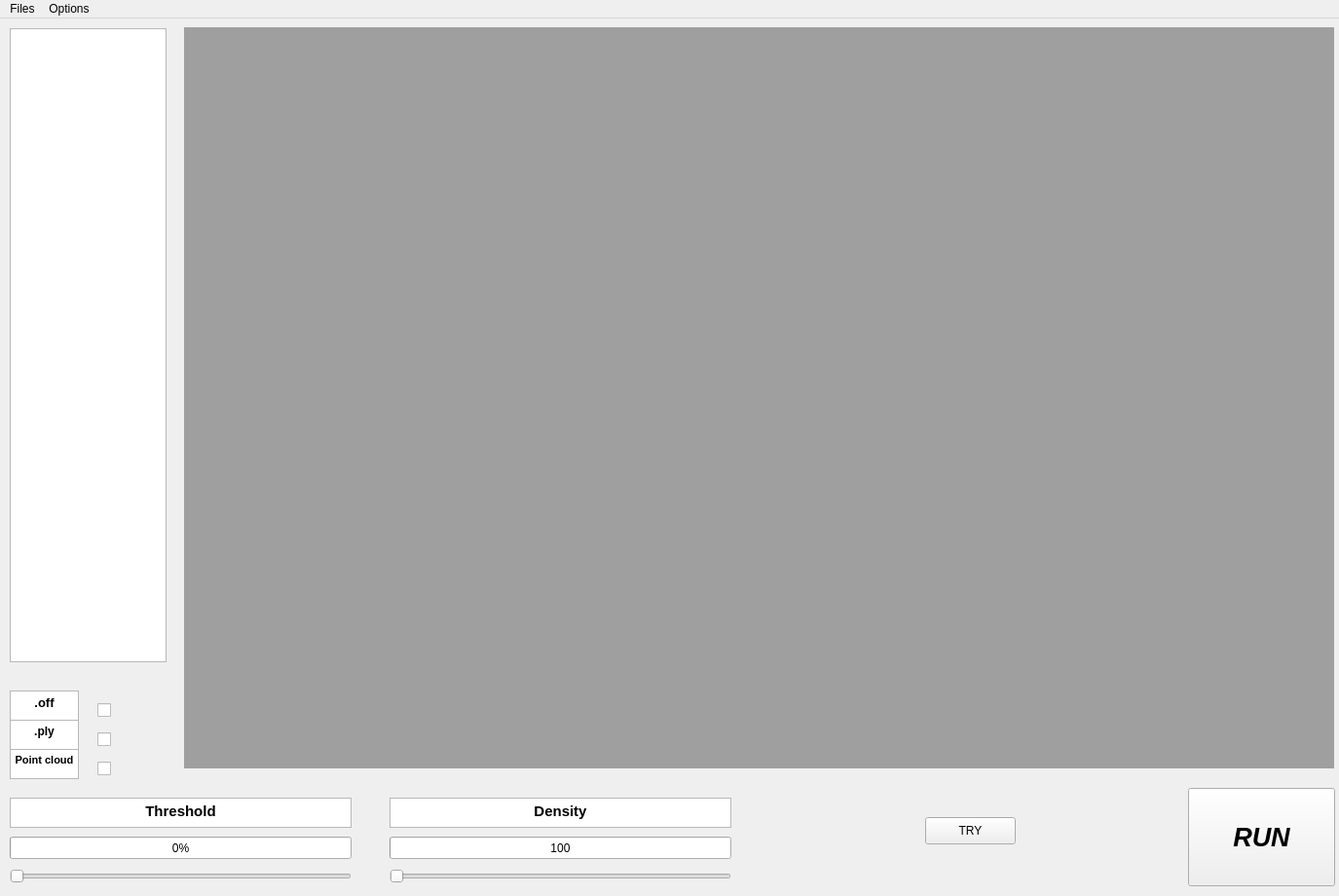
<?xml version="1.0" encoding="UTF-8"?>
<ui version="4.0">
 <class>MainWindow</class>
 <widget class="QMainWindow" name="MainWindow">
  <property name="geometry">
   <rect>
    <x>0</x>
    <y>0</y>
    <width>1375</width>
    <height>920</height>
   </rect>
  </property>
  <property name="windowTitle">
   <string>MainWindow</string>
  </property>
  <widget class="QWidget" name="centralwidget">
   <widget class="QToolButton" name="RunButton">
    <property name="geometry">
     <rect>
      <x>1220</x>
      <y>790</y>
      <width>151</width>
      <height>101</height>
     </rect>
    </property>
    <property name="font">
     <font>
      <pointsize>20</pointsize>
      <italic>true</italic>
      <bold>true</bold>
     </font>
    </property>
    <property name="text">
     <string>RUN</string>
    </property>
   </widget>
   <widget class="QWidget" name="widget" native="true">
    <property name="geometry">
     <rect>
      <x>0</x>
      <y>790</y>
      <width>1201</width>
      <height>101</height>
     </rect>
    </property>
    <property name="palette">
     <palette>
      <active/>
      <inactive/>
      <disabled/>
     </palette>
    </property>
    <widget class="QSlider" name="SliderThreshold">
     <property name="geometry">
      <rect>
       <x>10</x>
       <y>80</y>
       <width>351</width>
       <height>22</height>
      </rect>
     </property>
     <property name="maximum">
      <number>100</number>
     </property>
     <property name="orientation">
      <enum>Qt::Horizontal</enum>
     </property>
    </widget>
    <widget class="QTextBrowser" name="ThresholdText">
     <property name="geometry">
      <rect>
       <x>10</x>
       <y>10</y>
       <width>351</width>
       <height>31</height>
      </rect>
     </property>
     <property name="html">
      <string>&lt;!DOCTYPE HTML PUBLIC &quot;-//W3C//DTD HTML 4.0//EN&quot; &quot;http://www.w3.org/TR/REC-html40/strict.dtd&quot;&gt;
&lt;html&gt;&lt;head&gt;&lt;meta name=&quot;qrichtext&quot; content=&quot;1&quot; /&gt;&lt;meta charset=&quot;utf-8&quot; /&gt;&lt;style type=&quot;text/css&quot;&gt;
p, li { white-space: pre-wrap; }
&lt;/style&gt;&lt;/head&gt;&lt;body style=&quot; font-family:'Segoe UI'; font-size:9pt; font-weight:400; font-style:normal;&quot;&gt;
&lt;p align=&quot;center&quot; style=&quot; margin-top:0px; margin-bottom:0px; margin-left:0px; margin-right:0px; -qt-block-indent:0; text-indent:0px;&quot;&gt;&lt;span style=&quot; font-size:11pt; font-weight:704;&quot;&gt;Threshold&lt;/span&gt;&lt;/p&gt;&lt;/body&gt;&lt;/html&gt;</string>
     </property>
    </widget>
    <widget class="QProgressBar" name="progressBarThreshold">
     <property name="geometry">
      <rect>
       <x>10</x>
       <y>50</y>
       <width>351</width>
       <height>23</height>
      </rect>
     </property>
     <property name="value">
      <number>0</number>
     </property>
    </widget>
    <widget class="QTextBrowser" name="DensityText">
     <property name="geometry">
      <rect>
       <x>400</x>
       <y>10</y>
       <width>351</width>
       <height>31</height>
      </rect>
     </property>
     <property name="html">
      <string>&lt;!DOCTYPE HTML PUBLIC &quot;-//W3C//DTD HTML 4.0//EN&quot; &quot;http://www.w3.org/TR/REC-html40/strict.dtd&quot;&gt;
&lt;html&gt;&lt;head&gt;&lt;meta name=&quot;qrichtext&quot; content=&quot;1&quot; /&gt;&lt;meta charset=&quot;utf-8&quot; /&gt;&lt;style type=&quot;text/css&quot;&gt;
p, li { white-space: pre-wrap; }
&lt;/style&gt;&lt;/head&gt;&lt;body style=&quot; font-family:'Segoe UI'; font-size:9pt; font-weight:400; font-style:normal;&quot;&gt;
&lt;p align=&quot;center&quot; style=&quot; margin-top:0px; margin-bottom:0px; margin-left:0px; margin-right:0px; -qt-block-indent:0; text-indent:0px;&quot;&gt;&lt;span style=&quot; font-size:11pt; font-weight:704;&quot;&gt;Density&lt;/span&gt;&lt;/p&gt;&lt;/body&gt;&lt;/html&gt;</string>
     </property>
    </widget>
    <widget class="QProgressBar" name="progressBarDensity">
     <property name="geometry">
      <rect>
       <x>400</x>
       <y>50</y>
       <width>351</width>
       <height>23</height>
      </rect>
     </property>
     <property name="minimum">
      <number>100</number>
     </property>
     <property name="maximum">
      <number>10000</number>
     </property>
     <property name="value">
      <number>100</number>
     </property>
     <property name="textVisible">
      <bool>true</bool>
     </property>
     <property name="format">
      <string>%v</string>
     </property>
    </widget>
    <widget class="QSlider" name="SliderDensity">
     <property name="geometry">
      <rect>
       <x>400</x>
       <y>80</y>
       <width>351</width>
       <height>22</height>
      </rect>
     </property>
     <property name="minimum">
      <number>100</number>
     </property>
     <property name="maximum">
      <number>10000</number>
     </property>
     <property name="orientation">
      <enum>Qt::Horizontal</enum>
     </property>
    </widget>
    <widget class="QPushButton" name="TryButton">
     <property name="geometry">
      <rect>
       <x>950</x>
       <y>30</y>
       <width>93</width>
       <height>28</height>
      </rect>
     </property>
     <property name="text">
      <string>TRY</string>
     </property>
    </widget>
   </widget>
   <widget class="QWidget" name="widget_2" native="true">
    <property name="geometry">
     <rect>
      <x>10</x>
      <y>680</y>
      <width>171</width>
      <height>111</height>
     </rect>
    </property>
    <widget class="QWidget" name="widget_3" native="true">
     <property name="geometry">
      <rect>
       <x>0</x>
       <y>10</y>
       <width>151</width>
       <height>101</height>
      </rect>
     </property>
     <widget class="QTextEdit" name="OffText">
      <property name="geometry">
       <rect>
        <x>0</x>
        <y>0</y>
        <width>71</width>
        <height>31</height>
       </rect>
      </property>
      <property name="html">
       <string>&lt;!DOCTYPE HTML PUBLIC &quot;-//W3C//DTD HTML 4.0//EN&quot; &quot;http://www.w3.org/TR/REC-html40/strict.dtd&quot;&gt;
&lt;html&gt;&lt;head&gt;&lt;meta name=&quot;qrichtext&quot; content=&quot;1&quot; /&gt;&lt;meta charset=&quot;utf-8&quot; /&gt;&lt;style type=&quot;text/css&quot;&gt;
p, li { white-space: pre-wrap; }
&lt;/style&gt;&lt;/head&gt;&lt;body style=&quot; font-family:'Segoe UI'; font-size:9pt; font-weight:400; font-style:normal;&quot;&gt;
&lt;p align=&quot;center&quot; style=&quot; margin-top:0px; margin-bottom:0px; margin-left:0px; margin-right:0px; -qt-block-indent:0; text-indent:0px;&quot;&gt;&lt;span style=&quot; font-size:10pt; font-weight:704;&quot;&gt;.off&lt;/span&gt;&lt;/p&gt;&lt;/body&gt;&lt;/html&gt;</string>
      </property>
     </widget>
     <widget class="QTextEdit" name="PlyText">
      <property name="geometry">
       <rect>
        <x>0</x>
        <y>30</y>
        <width>71</width>
        <height>31</height>
       </rect>
      </property>
      <property name="html">
       <string>&lt;!DOCTYPE HTML PUBLIC &quot;-//W3C//DTD HTML 4.0//EN&quot; &quot;http://www.w3.org/TR/REC-html40/strict.dtd&quot;&gt;
&lt;html&gt;&lt;head&gt;&lt;meta name=&quot;qrichtext&quot; content=&quot;1&quot; /&gt;&lt;meta charset=&quot;utf-8&quot; /&gt;&lt;style type=&quot;text/css&quot;&gt;
p, li { white-space: pre-wrap; }
&lt;/style&gt;&lt;/head&gt;&lt;body style=&quot; font-family:'Segoe UI'; font-size:9pt; font-weight:400; font-style:normal;&quot;&gt;
&lt;p align=&quot;center&quot; style=&quot; margin-top:0px; margin-bottom:0px; margin-left:0px; margin-right:0px; -qt-block-indent:0; text-indent:0px;&quot;&gt;&lt;span style=&quot; font-weight:704;&quot;&gt;.ply&lt;/span&gt;&lt;/p&gt;&lt;/body&gt;&lt;/html&gt;</string>
      </property>
     </widget>
     <widget class="QTextEdit" name="PCText">
      <property name="geometry">
       <rect>
        <x>0</x>
        <y>60</y>
        <width>71</width>
        <height>31</height>
       </rect>
      </property>
      <property name="html">
       <string>&lt;!DOCTYPE HTML PUBLIC &quot;-//W3C//DTD HTML 4.0//EN&quot; &quot;http://www.w3.org/TR/REC-html40/strict.dtd&quot;&gt;
&lt;html&gt;&lt;head&gt;&lt;meta name=&quot;qrichtext&quot; content=&quot;1&quot; /&gt;&lt;meta charset=&quot;utf-8&quot; /&gt;&lt;style type=&quot;text/css&quot;&gt;
p, li { white-space: pre-wrap; }
&lt;/style&gt;&lt;/head&gt;&lt;body style=&quot; font-family:'Segoe UI'; font-size:9pt; font-weight:400; font-style:normal;&quot;&gt;
&lt;p align=&quot;center&quot; style=&quot; margin-top:0px; margin-bottom:0px; margin-left:0px; margin-right:0px; -qt-block-indent:0; text-indent:0px;&quot;&gt;&lt;span style=&quot; font-size:8pt; font-weight:704;&quot;&gt;Point cloud&lt;/span&gt;&lt;/p&gt;&lt;/body&gt;&lt;/html&gt;</string>
      </property>
     </widget>
     <widget class="QCheckBox" name="checkOffFiles">
      <property name="geometry">
       <rect>
        <x>90</x>
        <y>10</y>
        <width>16</width>
        <height>20</height>
       </rect>
      </property>
      <property name="text">
       <string/>
      </property>
     </widget>
     <widget class="QCheckBox" name="checkPC">
      <property name="geometry">
       <rect>
        <x>90</x>
        <y>70</y>
        <width>16</width>
        <height>20</height>
       </rect>
      </property>
      <property name="text">
       <string/>
      </property>
     </widget>
     <widget class="QCheckBox" name="checkPlyFiles">
      <property name="geometry">
       <rect>
        <x>90</x>
        <y>40</y>
        <width>16</width>
        <height>20</height>
       </rect>
      </property>
      <property name="text">
       <string/>
      </property>
     </widget>
    </widget>
   </widget>
   <widget class="QListWidget" name="listWidget">
    <property name="geometry">
     <rect>
      <x>10</x>
      <y>10</y>
      <width>161</width>
      <height>651</height>
     </rect>
    </property>
   </widget>
   <widget class="QMdiArea" name="for3DViewer">
    <property name="geometry">
     <rect>
      <x>189</x>
      <y>9</y>
      <width>1181</width>
      <height>761</height>
     </rect>
    </property>
   </widget>
  </widget>
  <widget class="QMenuBar" name="menuBar">
   <property name="geometry">
    <rect>
     <x>0</x>
     <y>0</y>
     <width>1375</width>
     <height>22</height>
    </rect>
   </property>
   <widget class="QMenu" name="menuFiles">
    <property name="title">
     <string>Files</string>
    </property>
    <widget class="QMenu" name="menuOpen">
     <property name="title">
      <string>Open</string>
     </property>
     <addaction name="actionAll_Classes"/>
     <addaction name="actionLIDAR_DATA"/>
    </widget>
    <addaction name="menuOpen"/>
   </widget>
   <widget class="QMenu" name="menuFolder">
    <property name="title">
     <string>Options</string>
    </property>
    <widget class="QMenu" name="menuMethods">
     <property name="title">
      <string>Methods</string>
     </property>
     <addaction name="actionL2_Distance"/>
    </widget>
    <widget class="QMenu" name="menuView_Classes">
     <property name="title">
      <string>View Classes</string>
     </property>
     <addaction name="actionShow_Sampled_Points"/>
     <addaction name="actionShow_Bounding_Box"/>
     <addaction name="actionShow_Mesh"/>
    </widget>
    <addaction name="menuMethods"/>
    <addaction name="menuView_Classes"/>
   </widget>
   <addaction name="menuFiles"/>
   <addaction name="menuFolder"/>
  </widget>
  <action name="actionFiles2">
   <property name="text">
    <string>CaseStudy2</string>
   </property>
  </action>
  <action name="actionCaseStudy3">
   <property name="text">
    <string>CaseStudy3</string>
   </property>
  </action>
  <action name="actionCaseStudy4">
   <property name="text">
    <string>CaseStudy4</string>
   </property>
  </action>
  <action name="actionCaseStudy5">
   <property name="text">
    <string>CaseStudy5</string>
   </property>
  </action>
  <action name="actionCaseStudy6">
   <property name="text">
    <string>CaseStudy6</string>
   </property>
  </action>
  <action name="actionFile1">
   <property name="text">
    <string>File1</string>
   </property>
  </action>
  <action name="actionShow_Sampled_Points">
   <property name="text">
    <string>Show Sampled Points</string>
   </property>
  </action>
  <action name="actionShow_Bounding_Box">
   <property name="text">
    <string>Show Bounding Box</string>
   </property>
  </action>
  <action name="actionShow_Mesh">
   <property name="text">
    <string>Show Mesh</string>
   </property>
  </action>
  <action name="actionL2_Distance">
   <property name="text">
    <string>L2 Distance</string>
   </property>
  </action>
  <action name="actionCaseStudy2">
   <property name="text">
    <string>CaseStudy2</string>
   </property>
  </action>
  <action name="actionCaseStudy3_2">
   <property name="text">
    <string>CaseStudy3</string>
   </property>
  </action>
  <action name="actionCaseStudy4_2">
   <property name="text">
    <string>CaseStudy4</string>
   </property>
  </action>
  <action name="actionCaseStudy5_2">
   <property name="text">
    <string>CaseStudy5</string>
   </property>
  </action>
  <action name="actionCaseStudy6_2">
   <property name="text">
    <string>CaseStudy6</string>
   </property>
  </action>
  <action name="actionAll_Classes">
   <property name="text">
    <string>All Classes</string>
   </property>
  </action>
  <action name="actionLIDAR_DATA">
   <property name="text">
    <string>LIDAR DATA</string>
   </property>
  </action>
 </widget>
 <resources/>
 <connections>
  <connection>
   <sender>actionAll_Classes</sender>
   <signal>triggered()</signal>
   <receiver>MainWindow</receiver>
   <slot>open_classes()</slot>
   <hints>
    <hint type="sourcelabel">
     <x>-1</x>
     <y>-1</y>
    </hint>
    <hint type="destinationlabel">
     <x>691</x>
     <y>459</y>
    </hint>
   </hints>
  </connection>
  <connection>
   <sender>SliderThreshold</sender>
   <signal>valueChanged(int)</signal>
   <receiver>progressBarThreshold</receiver>
   <slot>setValue(int)</slot>
   <hints>
    <hint type="sourcelabel">
     <x>220</x>
     <y>913</y>
    </hint>
    <hint type="destinationlabel">
     <x>220</x>
     <y>884</y>
    </hint>
   </hints>
  </connection>
  <connection>
   <sender>SliderDensity</sender>
   <signal>valueChanged(int)</signal>
   <receiver>progressBarDensity</receiver>
   <slot>setValue(int)</slot>
   <hints>
    <hint type="sourcelabel">
     <x>575</x>
     <y>902</y>
    </hint>
    <hint type="destinationlabel">
     <x>575</x>
     <y>873</y>
    </hint>
   </hints>
  </connection>
  <connection>
   <sender>TryButton</sender>
   <signal>clicked()</signal>
   <receiver>MainWindow</receiver>
   <slot>help_button()</slot>
   <hints>
    <hint type="sourcelabel">
     <x>996</x>
     <y>855</y>
    </hint>
    <hint type="destinationlabel">
     <x>687</x>
     <y>459</y>
    </hint>
   </hints>
  </connection>
  <connection>
   <sender>actionLIDAR_DATA</sender>
   <signal>triggered()</signal>
   <receiver>MainWindow</receiver>
   <slot>open_lidar()</slot>
   <hints>
    <hint type="sourcelabel">
     <x>-1</x>
     <y>-1</y>
    </hint>
    <hint type="destinationlabel">
     <x>687</x>
     <y>459</y>
    </hint>
   </hints>
  </connection>
  <connection>
   <sender>RunButton</sender>
   <signal>clicked()</signal>
   <receiver>MainWindow</receiver>
   <slot>presence_code()</slot>
   <hints>
    <hint type="sourcelabel">
     <x>1295</x>
     <y>862</y>
    </hint>
    <hint type="destinationlabel">
     <x>687</x>
     <y>459</y>
    </hint>
   </hints>
  </connection>
  <connection>
   <sender>listWidget</sender>
   <signal>itemClicked(QListWidgetItem*)</signal>
   <receiver>MainWindow</receiver>
   <slot>cliquer(QListWidgetItem*)</slot>
   <hints>
    <hint type="sourcelabel">
     <x>90</x>
     <y>357</y>
    </hint>
    <hint type="destinationlabel">
     <x>687</x>
     <y>459</y>
    </hint>
   </hints>
  </connection>
 </connections>
 <slots>
  <slot>example_click_btn()</slot>
  <slot>example_click_btn2()</slot>
  <slot>help_button()</slot>
  <slot>open_classes()</slot>
  <slot>getsavefilename()</slot>
  <slot>open_lidar()</slot>
  <slot>presence_code()</slot>
  <slot>cliquer(QListWidgetItem*)</slot>
 </slots>
</ui>
